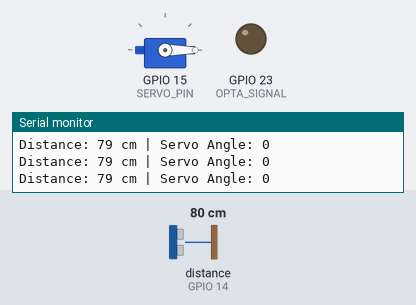
Recording of a sketch running on a simulated ESP32. Shown: servo, output pins drawn as LEDs (lit = HIGH), the last lines printed to the serial monitor. Wiring (inferred from the names in the program): ultrasonic range finder: trigger GPIO 13; echo GPIO 14. The test bench sets the inputs (shaded band); at power-on: distance to the obstacle (sensor on GPIO 14) 80 cm. The echo pulse lasts 58.3 µs per cm; pins used as bus, display or sensor lines are not drawn.

Above: at 1.2 s.
1.3 s: distance to the obstacle (sensor on GPIO 14) set to 2 cm
At 2.5 s:
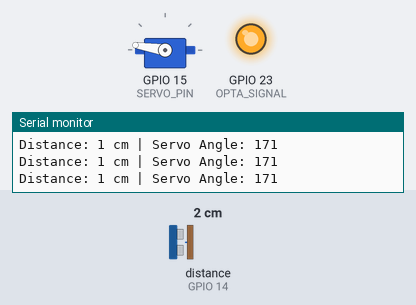
2.8 s: distance to the obstacle (sensor on GPIO 14) set to 4 cm
At 3.2 s:
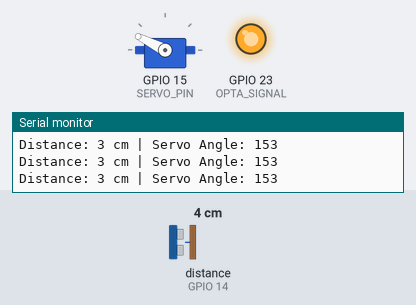
4.3 s: distance to the obstacle (sensor on GPIO 14) set to 9 cm
At 4.9 s:
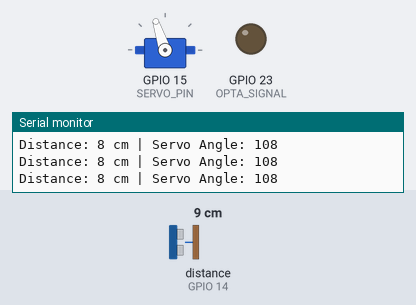
5.8 s: distance to the obstacle (sensor on GPIO 14) set to 18 cm
At 6.6 s:
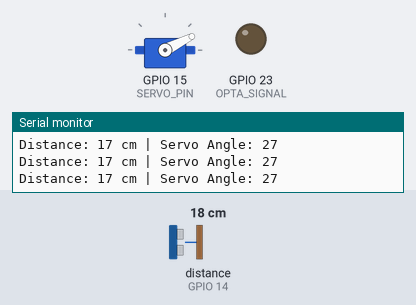
7.3 s: distance to the obstacle (sensor on GPIO 14) set to 35 cm
At 8.7 s:
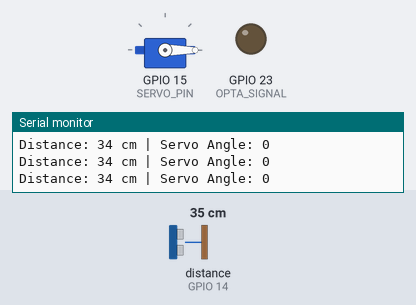
Timing chart, 0 to 9.8 s (numbered marks = the images above; inputs shaded):
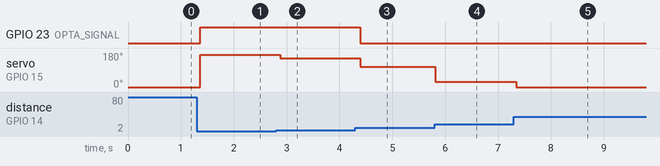

The sketch:

sketch.ino
```cpp
#include <ESP32Servo.h>

const int TRIG_PIN = 13;
const int ECHO_PIN = 14;
const int OPTA_SIGNAL = 23;
const int THRESHOLD_CM = 5;

const int SERVO_PIN = 15;
const int MAX_DISTANCE = 20;

Servo myServo;

void setup() {
  pinMode(TRIG_PIN, OUTPUT);
  pinMode(ECHO_PIN, INPUT);
  pinMode(OPTA_SIGNAL, OUTPUT);
  Serial.begin(9600);

  myServo.attach(SERVO_PIN);

  Serial.println("Servo initialized on pin 15");
}

void loop() {
  digitalWrite(TRIG_PIN, LOW);
  delayMicroseconds(2);
  digitalWrite(TRIG_PIN, HIGH);
  delayMicroseconds(10);
  digitalWrite(TRIG_PIN, LOW);

  long duration = pulseIn(ECHO_PIN, HIGH, 30000);
  int distance = duration * 0.034 / 2;

  digitalWrite(OPTA_SIGNAL, (distance > 0 && distance < THRESHOLD_CM));

  int servoAngle = map(constrain(distance, 0, MAX_DISTANCE), 0, MAX_DISTANCE, 180, 0);
  myServo.write(servoAngle);

  Serial.print("Distance: ");
  Serial.print(distance);
  Serial.print(" cm | Servo Angle: ");
  Serial.println(servoAngle);
  delay(100);
}
```

Measured:
- after the input at 1.3 s, GPIO 23 (OPTA_SIGNAL): LOW → HIGH after 0.07 s; servo on GPIO 15 (SERVO_PIN): 0° → 171° after 0.07 s
- after the input at 2.8 s, servo on GPIO 15 (SERVO_PIN): 171° → 153° after 0.08 s
- after the input at 4.3 s, GPIO 23 (OPTA_SIGNAL): HIGH → LOW after 0.10 s; servo on GPIO 15 (SERVO_PIN): 153° → 108° after 0.10 s
- after the input at 5.8 s, servo on GPIO 15 (SERVO_PIN): 108° → 27° at once
- after the input at 7.3 s, servo on GPIO 15 (SERVO_PIN): 27° → 0° at once
